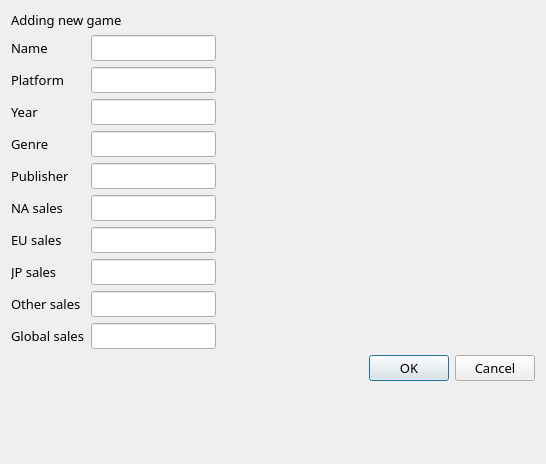
<?xml version="1.0" encoding="UTF-8"?>
<ui version="4.0">
 <class>AddGameDialog</class>
 <widget class="QDialog" name="AddGameDialog">
  <property name="geometry">
   <rect>
    <x>0</x>
    <y>0</y>
    <width>546</width>
    <height>464</height>
   </rect>
  </property>
  <property name="font">
   <font>
    <family>Mongolian Baiti</family>
    <pointsize>10</pointsize>
   </font>
  </property>
  <property name="windowTitle">
   <string>Dialog</string>
  </property>
  <layout class="QFormLayout" name="formLayout">
   <item row="0" column="0">
    <widget class="QLabel" name="label">
     <property name="text">
      <string>Adding new game</string>
     </property>
    </widget>
   </item>
   <item row="1" column="0">
    <layout class="QGridLayout" name="gridLayout">
     <item row="15" column="1">
      <widget class="QLineEdit" name="lineEdit_Global"/>
     </item>
     <item row="13" column="0">
      <widget class="QLabel" name="labelOther">
       <property name="text">
        <string>Other sales</string>
       </property>
      </widget>
     </item>
     <item row="13" column="1">
      <widget class="QLineEdit" name="lineEdit_Other"/>
     </item>
     <item row="7" column="0">
      <widget class="QLabel" name="labelNA">
       <property name="text">
        <string>NA sales</string>
       </property>
      </widget>
     </item>
     <item row="2" column="1">
      <widget class="QLineEdit" name="lineEdit_Year"/>
     </item>
     <item row="3" column="0">
      <widget class="QLabel" name="labelGenre">
       <property name="text">
        <string>Genre</string>
       </property>
      </widget>
     </item>
     <item row="1" column="1">
      <widget class="QLineEdit" name="lineEdit_Platform"/>
     </item>
     <item row="11" column="1">
      <widget class="QLineEdit" name="lineEdit_JP"/>
     </item>
     <item row="9" column="1">
      <widget class="QLineEdit" name="lineEdit_EU"/>
     </item>
     <item row="5" column="1">
      <widget class="QLineEdit" name="lineEdit_Publisher"/>
     </item>
     <item row="15" column="0">
      <widget class="QLabel" name="labelGlobal">
       <property name="text">
        <string>Global sales</string>
       </property>
      </widget>
     </item>
     <item row="1" column="0">
      <widget class="QLabel" name="labelPlatform">
       <property name="text">
        <string>Platform</string>
       </property>
      </widget>
     </item>
     <item row="3" column="1">
      <widget class="QLineEdit" name="lineEdit_Genre"/>
     </item>
     <item row="11" column="0">
      <widget class="QLabel" name="labelJP">
       <property name="text">
        <string>JP sales</string>
       </property>
      </widget>
     </item>
     <item row="5" column="0">
      <widget class="QLabel" name="labelPublisher">
       <property name="text">
        <string>Publisher</string>
       </property>
      </widget>
     </item>
     <item row="7" column="1">
      <widget class="QLineEdit" name="lineEdit_NA"/>
     </item>
     <item row="0" column="0">
      <widget class="QLabel" name="labelName">
       <property name="text">
        <string>Name</string>
       </property>
      </widget>
     </item>
     <item row="9" column="0">
      <widget class="QLabel" name="labelEU">
       <property name="text">
        <string>EU sales</string>
       </property>
      </widget>
     </item>
     <item row="2" column="0">
      <widget class="QLabel" name="labelYear">
       <property name="text">
        <string>Year</string>
       </property>
      </widget>
     </item>
     <item row="0" column="1">
      <widget class="QLineEdit" name="lineEdit_Name"/>
     </item>
    </layout>
   </item>
   <item row="2" column="1">
    <widget class="QDialogButtonBox" name="buttonBox">
     <property name="orientation">
      <enum>Qt::Horizontal</enum>
     </property>
     <property name="standardButtons">
      <set>QDialogButtonBox::Cancel|QDialogButtonBox::Ok</set>
     </property>
    </widget>
   </item>
  </layout>
 </widget>
 <resources/>
 <connections>
  <connection>
   <sender>buttonBox</sender>
   <signal>accepted()</signal>
   <receiver>AddGameDialog</receiver>
   <slot>accept()</slot>
   <hints>
    <hint type="sourcelabel">
     <x>248</x>
     <y>254</y>
    </hint>
    <hint type="destinationlabel">
     <x>157</x>
     <y>274</y>
    </hint>
   </hints>
  </connection>
  <connection>
   <sender>buttonBox</sender>
   <signal>rejected()</signal>
   <receiver>AddGameDialog</receiver>
   <slot>reject()</slot>
   <hints>
    <hint type="sourcelabel">
     <x>316</x>
     <y>260</y>
    </hint>
    <hint type="destinationlabel">
     <x>286</x>
     <y>274</y>
    </hint>
   </hints>
  </connection>
 </connections>
</ui>
